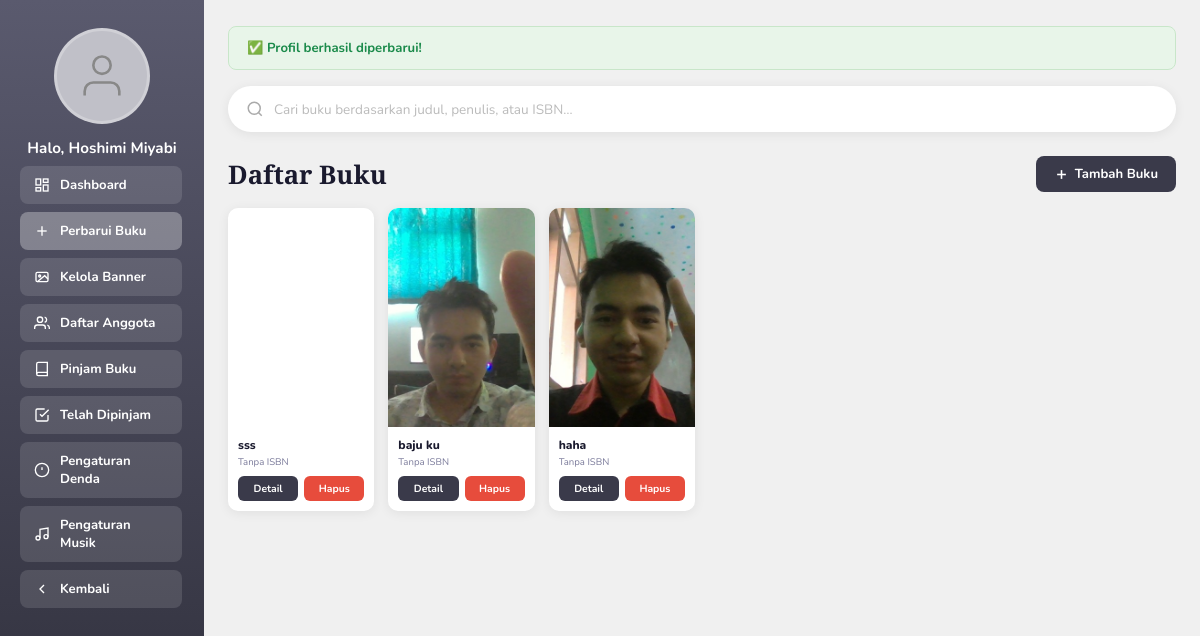
Screenshot of /halaman_admin.php?profil_saved=1 (signed in) with the database file from the repository.
### tables this page shows
CREATE TABLE `admin_profile` (
  `id` int NOT NULL,
  `user_id` int NOT NULL,
  `display_name` varchar(100) NOT NULL DEFAULT 'Admin',
  `foto` varchar(255) NOT NULL DEFAULT '',
  `updated_at` timestamp NULL DEFAULT CURRENT_TIMESTAMP ON UPDATE CURRENT_TIMESTAMP
);

CREATE TABLE `buku` (
  `id` int NOT NULL,
  `judul` varchar(255) NOT NULL,
  `penulis` varchar(255) NOT NULL DEFAULT '',
  `isbn` varchar(50) NOT NULL DEFAULT '',
  `genre` varchar(100) NOT NULL DEFAULT '',
  `sinopsis` text,
  `stok` int NOT NULL DEFAULT '0',
  `gambar` varchar(500) NOT NULL DEFAULT '',
  `created_at` timestamp NULL DEFAULT CURRENT_TIMESTAMP,
  `updated_at` timestamp NULL DEFAULT CURRENT_TIMESTAMP ON UPDATE CURRENT_TIMESTAMP
);

### halaman_admin.php (the view, shortened to what this page needs)
<?php
require_once "db.php";
$msg        = "";
$msg_type   = "";
$profil_res  = mysqli_query($conn, "SELECT * FROM admin_profile LIMIT 1");
$profil      = $profil_res ? mysqli_fetch_assoc($profil_res) : null;
$admin_name  = $profil["display_name"] ?? ($_SESSION["user_name"] ?? "Admin");
$admin_foto  = $profil["foto"] ?? "";
if (isset($_GET["profil_saved"])) {
    $msg = "Profil berhasil diperbarui!"; $msg_type = "success";
}
$search  = trim($_GET["q"] ?? "");
$where  = "";
$buku_list = [];
$res = mysqli_query($conn, "SELECT * FROM buku $where ORDER BY id DESC");
while ($row = mysqli_fetch_assoc($res)) {
    $buku_list[] = $row;
}
$colors = ["col-a","col-b","col-c","col-d","col-e","col-f","col-g","col-h"];
?>
<!DOCTYPE html>
<html lang="id">
<head>
</head>
<body>
<aside class="sidebar" id="sidebar">
  <div class="sidebar-header">
    <div class="avatar-wrap" onclick="openProfilModal()" title="Edit Profil">
      <div class="avatar-circle">
        <?php if ($admin_foto && file_exists($admin_foto)): ?>
          <img src="<?= htmlspecialchars($admin_foto) ?>?v=<?= filemtime($admin_foto) ?>" alt="Admin"/>
        <?php else: ?>
          <svg class="default-icon" viewBox="0 0 24 24" fill="none" stroke="currentColor" stroke-width="1.2">
            <path d="M20 21v-2a4 4 0 0 0-4-4H8a4 4 0 0 0-4 4v2"/>
            <circle cx="12" cy="7" r="4"/>
          </svg>
        <?php endif; ?>
      </div>
    </div>
    <div class="admin-name-label">Halo, <?= htmlspecialchars($admin_name) ?></div>
  </div>
  <nav class="sidebar-nav">
    <a class="sidebar-btn" href="dashboard.php">
      <svg viewBox="0 0 24 24" fill="none" stroke="currentColor" stroke-width="2"><rect x="3" y="3" width="7" height="9"/><rect x="14" y="3" width="7" height="5"/><rect x="14" y="12" width="7" height="9"/><rect x="3" y="16" width="7" height="5"/></svg>
      Dashboard
    </a>
    <a class="sidebar-btn active" href="halaman_admin.php">
      <svg viewBox="0 0 24 24" fill="none" stroke="currentColor" stroke-width="2"><line x1="12" y1="5" x2="12" y2="19"/><line x1="5" y1="12" x2="19" y2="12"/></svg>
      Perbarui Buku
    </a>
    <a class="sidebar-btn" href="kelola_banner.php">
      <svg viewBox="0 0 24 24" fill="none" stroke="currentColor" stroke-width="2"><rect x="3" y="5" width="18" height="14" rx="2"/><circle cx="8.5" cy="10.5" r="1.5"/><path d="M21 15l-5-5L5 19"/></svg>
      Kelola Banner
    </a>
    <a class="sidebar-btn" href="daftar_anggota.php">
      <svg viewBox="0 0 24 24" fill="none" stroke="currentColor" stroke-width="2"><path d="M17 21v-2a4 4 0 0 0-4-4H5a4 4 0 0 0-4 4v2"/><circle cx="9" cy="7" r="4"/><path d="M23 21v-2a4 4 0 0 0-3-3.87"/><path d="M16 3.13a4 4 0 0 1 0 7.75"/></svg>
      Daftar Anggota
    </a>
    <a class="sidebar-btn" href="pinjam_buku.php">
      <svg viewBox="0 0 24 24" fill="none" stroke="currentColor" stroke-width="2">
        <path d="M4 19.5A2.5 2.5 0 0 1 6.5 17H20"/>
        <path d="M6.5 2H20v20H6.5A2.5 2.5 0 0 1 4 19.5v-15A2.5 2.5 0 0 1 6.5 2z"/>
      </svg>
      Pinjam Buku
    </a>
    <a class="sidebar-btn" href="telah_dipinjam.php">
      <svg viewBox="0 0 24 24" fill="none" stroke="currentColor" stroke-width="2">
        <path d="M9 11l3 3L22 4"/>
        <path d="M21 12v7a2 2 0 0 1-2 2H5a2 2 0 0 1-2-2V5a2 2 0 0 1 2-2h11"/>
      </svg>
      Telah Dipinjam
    </a>
    <a class="sidebar-btn" href="pengaturan_denda.php">
      <svg viewBox="0 0 24 24" fill="none" stroke="currentColor" stroke-width="2">
        <circle cx="12" cy="12" r="10"/><line x1="12" y1="8" x2="12" y2="12"/><line x1="12" y1="16" x2="12.01" y2="16"/>
      </svg>
      Pengaturan Denda
    </a>
    <a class="sidebar-btn" href="pengaturan_musik.php">
      <svg viewBox="0 0 24 24" fill="none" stroke="currentColor" stroke-width="2">
        <path d="M9 18V5l12-2v13"/><circle cx="6" cy="18" r="3"/><circle cx="18" cy="16" r="3"/>
      </svg>
      Pengaturan Musik
    </a>
    <a class="sidebar-btn" href="beranda.php">
      <svg viewBox="0 0 24 24" fill="none" stroke="currentColor" stroke-width="2"><polyline points="15 18 9 12 15 6"/></svg>
      Kembali
    </a>
  </nav>
</aside>
<main class="main">
  <?php if ($msg): ?>
  <div class="alert alert-<?= $msg_type ?>">
    <?= $msg_type === "success" ? "✅" : "❌" ?> <?= htmlspecialchars($msg) ?>
  </div>
  <?php endif; ?>
  <div class="tab-panel active" id="tabPanelBuku">
  <form method="GET" action="" id="searchForm">
    <div class="topbar">
      <svg viewBox="0 0 24 24" fill="none" stroke="currentColor" stroke-width="2">
        <circle cx="11" cy="11" r="8"/><path d="m21 21-4.35-4.35"/>
      </svg>
      <input type="text" name="q" id="searchInput" autocomplete="off" placeholder="Cari buku berdasarkan judul, penulis, atau ISBN…"
             value="<?= htmlspecialchars($search) ?>"/>
    </div>
  </form>
  <div id="searchResultArea">
  <div class="content-header">
    <div class="content-title">
      Daftar Buku
    </div>
    <button class="btn-add" onclick="openModal('tambah')">
      <svg viewBox="0 0 24 24" fill="none" stroke="currentColor" stroke-width="2.5"><line x1="12" y1="5" x2="12" y2="19"/><line x1="5" y1="12" x2="19" y2="12"/></svg>
      Tambah Buku
    </button>
  </div>
  <?php if (empty($buku_list)): ?>
  <div class="empty-state">
    <svg viewBox="0 0 24 24" fill="none" stroke="currentColor" stroke-width="1.5">
      <path d="M4 19.5A2.5 2.5 0 0 1 6.5 17H20"/><path d="M6.5 2H20v20H6.5A2.5 2.5 0 0 1 4 19.5v-15A2.5 2.5 0 0 1 6.5 2z"/>
    </svg>
    <p>Belum ada buku<?= $search ? " yang cocok dengan pencarian." : ". Tambahkan buku pertama!" ?></p>
  </div>
  <?php else: ?>
  <div class="books-grid">
    <?php foreach ($buku_list as $i => $buku):
      $col = $colors[$i % count($colors)];
      $buku_json = htmlspecialchars(json_encode($buku), ENT_QUOTES);
    ?>
    <div class="book-card">
      <div class="book-img <?= $buku["gambar"] ? "" : $col ?>" onclick="bukaDetailBuku(<?= $buku['id'] ?>)" title="Lihat detail buku">
        <?php if ($buku["gambar"] && file_exists($buku["gambar"])): ?>
          <img src="<?= htmlspecialchars($buku["gambar"]) ?>" alt="<?= htmlspecialchars($buku["judul"]) ?>">
        <?php else: ?>
          <svg viewBox="0 0 24 24" fill="none" stroke="#fff" stroke-width="1" opacity=".5">
            <path d="M4 19.5A2.5 2.5 0 0 1 6.5 17H20"/><path d="M6.5 2H20v20H6.5A2.5 2.5 0 0 1 4 19.5v-15A2.5 2.5 0 0 1 6.5 2z"/>
          </svg>
        <?php endif; ?>
      </div>
      <div class="book-info">
        <div class="book-title" title="<?= htmlspecialchars($buku["judul"]) ?>"><?= htmlspecialchars($buku["judul"]) ?></div>
        <div class="book-isbn"><?= $buku["isbn"] ? "ISBN " . htmlspecialchars($buku["isbn"]) : "Tanpa ISBN" ?></div>
        <div class="book-actions">
          <button class="btn-detail" onclick='openModal("edit", <?= $buku_json ?>)'>Detail</button>
          <button class="btn-hapus" onclick="konfirmasiHapus(<?= $buku["id"] ?>, '<?= htmlspecialchars(addslashes($buku["judul"])) ?>')">Hapus</button>
        </div>
      </div>
    </div>
    <?php endforeach; ?>
  </div>
  <?php endif; ?>
  <?php
  $search_result_html = ob_get_clean();
  echo $search_result_html;
  ?>
  </div>
  </div>
</main>
</body>
</html>

### rows the page displays
admin_profile: display_name "Hoshimi Miyabi"
buku: judul "sss", isbn "Tanpa ISBN"
buku: gambar (picture), judul "baju ku", isbn "Tanpa ISBN"
buku: gambar (picture), judul "haha", isbn "Tanpa ISBN"

### other values shown
$msg "Profil berhasil diperbarui!"
